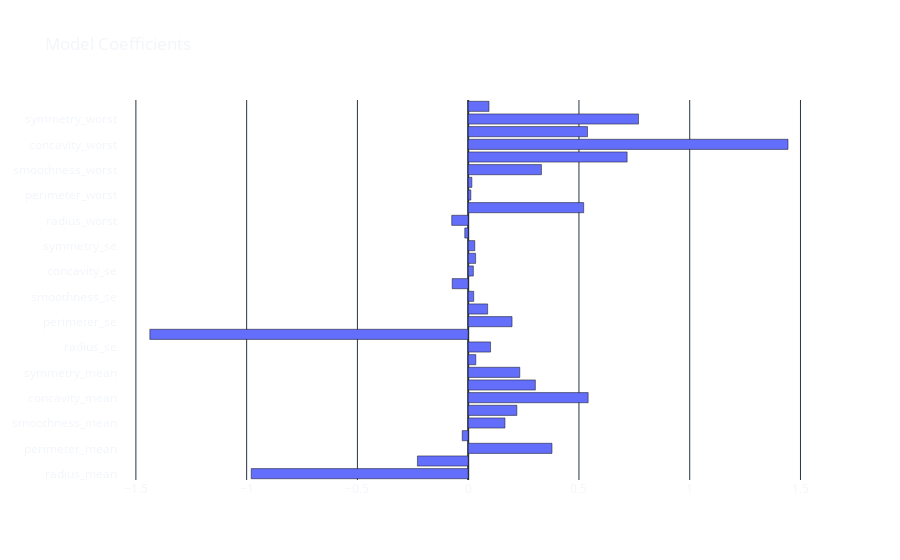

Here is the notebook cell this chart was saved with:
### Markdown cell above
We can also explore the model's coefficients. The coefficients in a model (_when they are not too many_) can provide insight into which characteristics are most important for a classification.

### Code cell
coefs = pd.DataFrame(
    model.coef_.T,
    columns=['coefficients'],
    index=feature_names)

fig = go.Figure(go.Bar(
    x=coefs.coefficients,
    y=feature_names,
    orientation='h'))

fig.update_xaxes(range=[model.coef_.min() 
    + (model.coef_.min() * 0.1), 
    model.coef_.max() 
    + (model.coef_.max() * 0.1)])

fig.update_layout(
    xaxis=dict(
        tickmode='linear',
        tick0=0,
        dtick=0.5
    ),
    template='plotly_dark',
    title='Model Coefficients',
    paper_bgcolor='rgba(0, 0, 0, 0)',
    plot_bgcolor='rgba(0, 0, 0, 0)'
)

fig.show()

### Figure 1 — Plotly figure (JSON) as saved in the notebook; plotly's stock layout.template omitted (floating-point values rounded to 4 significant figures)
{"data": [{"orientation": "h", "type": "bar", "x": [-0.9794, -0.2291, 0.3783, -0.02694, 0.166, 0.2198, 0.5417, 0.3032, 0.233, 0.03445, 0.101, -1.437, 0.1981, 0.08788, 0.02501, -0.07218, 0.02338, 0.03353, 0.02994, -0.0155, -0.07429, 0.5214, 0.01194, 0.01662, 0.3308, 0.7175, 1.444, 0.5388, 0.7688, 0.09411], "y": ["radius_mean", "texture_mean", "perimeter_mean", "area_mean", "smoothness_mean", "compactness_mean", "concavity_mean", "concave points_mean", "symmetry_mean", "fractal_dimension_mean", "radius_se", "texture_se", "perimeter_se", "area_se", "smoothness_se", "compactness_se", "concavity_se", "concave points_se", "symmetry_se", "fractal_dimension_se", "radius_worst", "texture_worst", "perimeter_worst", "area_worst", "smoothness_worst", "compactness_worst", "concavity_worst", "concave points_worst", "symmetry_worst", "fractal_dimension_worst"]}], "layout": {"paper_bgcolor": "rgba(0, 0, 0, 0)", "plot_bgcolor": "rgba(0, 0, 0, 0)", "title": {"text": "Model Coefficients"}, "xaxis": {"dtick": 0.5, "range": [-1.581, 1.588], "tick0": 0, "tickmode": "linear"}}}
